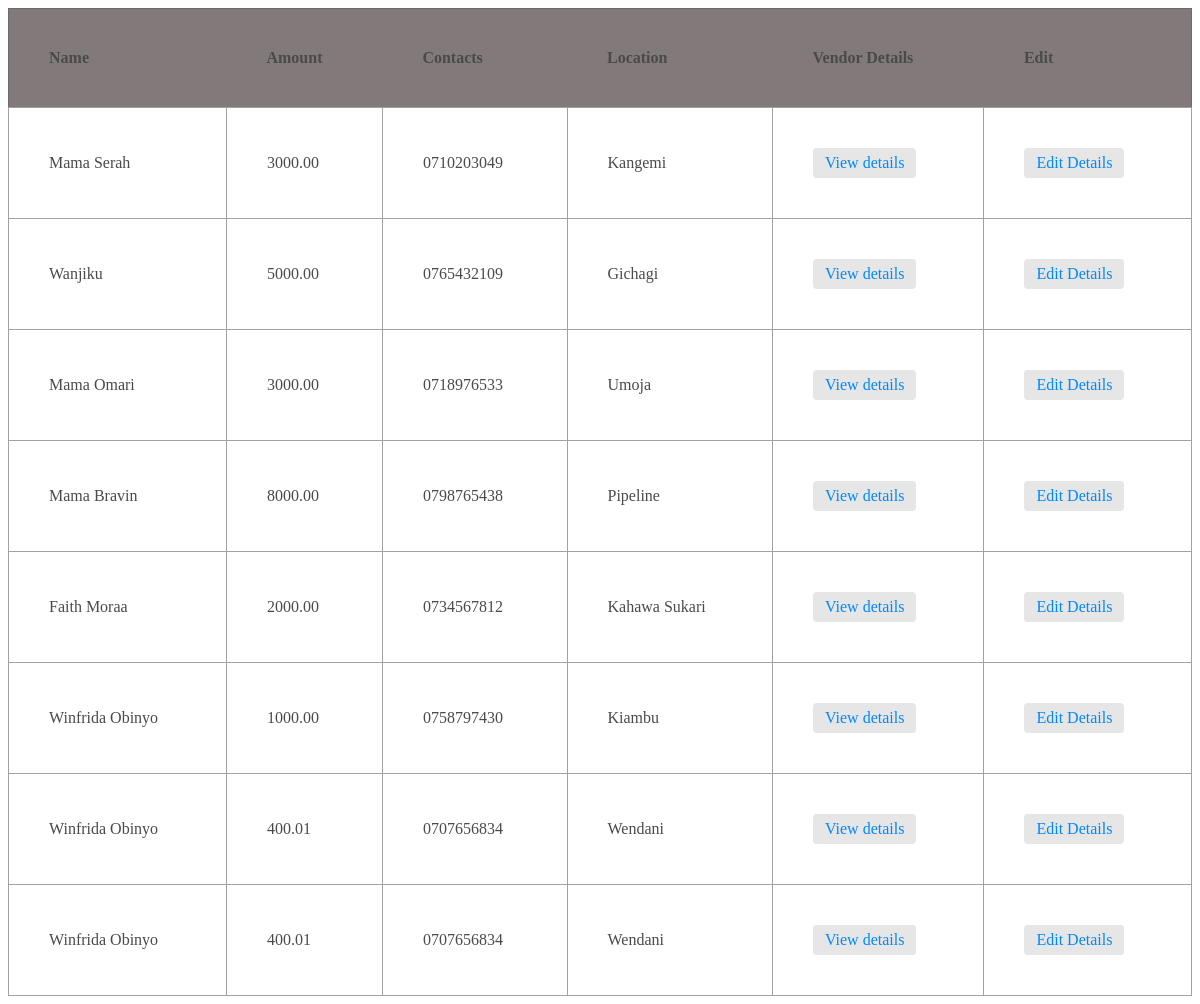
Screenshot of /vendor/vendor/list with the database file from the repository.
### vendor/models.py (models this page shows, shortened)
class Vendor(models.Model):
    name = models.CharField (max_length=32)
    amount= models.DecimalField(max_digits=6,decimal_places=2)
    contacts = models.CharField (max_length=32)
    location= models.CharField (max_length=32)
    password = models.PositiveBigIntegerField()
    date_created = models.DateTimeField(auto_now_add=True)
    date_updated = models.DateTimeField(auto_now=True)

### vendor/views.py (the view)
# urls.py: path("vendor/list", vendor_list, name="vendor_list_view"),
def vendor_list(request):
    vendor = Vendor.objects.all()
    return render (request, "vendor/vendor_list.html", {"vendors":vendor})

### templates/vendor/vendor_list.html (shortened to what this page needs)
<!DOCTYPE html>
<html lang="en">
<head>
    {% load static %}
    <link rel="stylesheet" href="{% static 'inventory/product_list.css' %}">
</head>
<body>
     <table >
        <thead >
            <tr>
                <th >Name</th>
                <th >Amount</th>
                <th >Contacts</th>
                <th >Location</th>
                <th>Vendor Details</th>
                <th>Edit</th>
            </tr>
        </thead>
        <tbody>
            {% for vendor in vendors %}
            <tr>
                <td >{{ vendor.name }}</td>
                <td >{{ vendor.amount }}</td>
                <td >{{ vendor.contacts}}</td>
                <td >{{ vendor.location }}</td>
                <td>
                    <a href="{% url 'vendor_detail_view' id=vendor.id %}">View details</a>
                </td>
                <td>
                    <a href="{% url 'vendor_edit_view' id=vendor.id %}">Edit Details</a>
                </td>
            </tr>
            {%endfor%}
        </tbody>
    </table>
</body>
</html>

### inventory/static/inventory/product_list.css (style rules this page uses)
table { width: 100%; border-collapse: collapse; border: 1px solid #6B6B6B; color: #4A4A4A; }
th { background-color: #827a7a; padding: 12px; text-align: left; font-weight: bold; padding: 40px; }
td { padding: 10px; border: 1px solid #A2A2A2; padding: 40px; }
td a { display: inline-block; padding: 6px 12px; text-align: center; text-decoration: none; color: #0088FF; border-radius: 4px; background-color: #E6E6E6; transition: background-color 0.2s ease; }

### rows the page displays
Vendor: name "Mama Serah", amount "3000.00", contacts "0710203049", location "Kangemi"
Vendor: name "Wanjiku", amount "5000.00", contacts "0765432109", location "Gichagi"
Vendor: name "Mama Omari", amount "3000.00", contacts "0718976533", location "Umoja"
Vendor: name "Mama Bravin", amount "8000.00", contacts "0798765438", location "Pipeline"
Vendor: name "Faith Moraa", amount "2000.00", contacts "0734567812", location "Kahawa Sukari"
Vendor: name "Winfrida Obinyo", amount "1000.00", contacts "0758797430", location "Kiambu"
Vendor: name "Winfrida Obinyo", amount "400.01", contacts "0707656834", location "Wendani"
Vendor: name "Winfrida Obinyo", amount "400.01", contacts "0707656834", location "Wendani"
